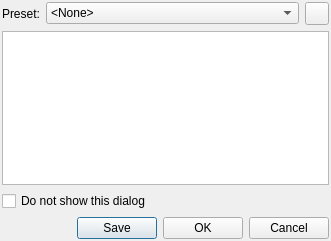
<ui version="4.0" >
 <class>StatusDialogVisualClass</class>
 <widget class="QDialog" name="StatusDialogVisualClass" >
  <property name="geometry" >
   <rect>
    <x>0</x>
    <y>0</y>
    <width>331</width>
    <height>241</height>
   </rect>
  </property>
  <property name="windowTitle" >
   <string>StatusDialog</string>
  </property>
  <layout class="QGridLayout" name="gridLayout" >
   <property name="margin" >
    <number>2</number>
   </property>
   <item row="0" column="0" >
    <layout class="QVBoxLayout" name="verticalLayout" >
     <item>
      <layout class="QHBoxLayout" name="horizontalLayout_2" >
       <item>
        <widget class="QLabel" name="label" >
         <property name="sizePolicy" >
          <sizepolicy vsizetype="Preferred" hsizetype="Fixed" >
           <horstretch>0</horstretch>
           <verstretch>0</verstretch>
          </sizepolicy>
         </property>
         <property name="text" >
          <string>Preset:</string>
         </property>
        </widget>
       </item>
       <item>
        <widget class="QComboBox" name="presetComboBox" >
         <item>
          <property name="text" >
           <string>&lt;None></string>
          </property>
         </item>
        </widget>
       </item>
       <item>
        <widget class="QToolButton" name="delButton" >
         <property name="text" >
          <string/>
         </property>
        </widget>
       </item>
      </layout>
     </item>
     <item>
      <widget class="QPlainTextEdit" name="statusTextEdit" />
     </item>
     <item>
      <widget class="QCheckBox" name="dshowBox" >
       <property name="text" >
        <string>Do not show this dialog</string>
       </property>
      </widget>
     </item>
     <item>
      <layout class="QHBoxLayout" name="horizontalLayout" >
       <item>
        <spacer name="horizontalSpacer" >
         <property name="orientation" >
          <enum>Qt::Horizontal</enum>
         </property>
         <property name="sizeHint" stdset="0" >
          <size>
           <width>40</width>
           <height>20</height>
          </size>
         </property>
        </spacer>
       </item>
       <item>
        <widget class="QPushButton" name="saveButton" >
         <property name="sizePolicy" >
          <sizepolicy vsizetype="Fixed" hsizetype="Preferred" >
           <horstretch>0</horstretch>
           <verstretch>0</verstretch>
          </sizepolicy>
         </property>
         <property name="text" >
          <string>Save</string>
         </property>
        </widget>
       </item>
       <item>
        <widget class="QPushButton" name="okButton" >
         <property name="sizePolicy" >
          <sizepolicy vsizetype="Fixed" hsizetype="Preferred" >
           <horstretch>0</horstretch>
           <verstretch>0</verstretch>
          </sizepolicy>
         </property>
         <property name="text" >
          <string>OK</string>
         </property>
        </widget>
       </item>
       <item>
        <widget class="QPushButton" name="cancelButton" >
         <property name="sizePolicy" >
          <sizepolicy vsizetype="Fixed" hsizetype="Preferred" >
           <horstretch>0</horstretch>
           <verstretch>0</verstretch>
          </sizepolicy>
         </property>
         <property name="text" >
          <string>Cancel</string>
         </property>
        </widget>
       </item>
      </layout>
     </item>
    </layout>
   </item>
  </layout>
 </widget>
 <layoutdefault spacing="6" margin="11" />
 <resources/>
 <connections>
  <connection>
   <sender>okButton</sender>
   <signal>clicked()</signal>
   <receiver>StatusDialogVisualClass</receiver>
   <slot>accept()</slot>
   <hints>
    <hint type="sourcelabel" >
     <x>232</x>
     <y>189</y>
    </hint>
    <hint type="destinationlabel" >
     <x>181</x>
     <y>210</y>
    </hint>
   </hints>
  </connection>
  <connection>
   <sender>cancelButton</sender>
   <signal>clicked()</signal>
   <receiver>StatusDialogVisualClass</receiver>
   <slot>reject()</slot>
   <hints>
    <hint type="sourcelabel" >
     <x>287</x>
     <y>189</y>
    </hint>
    <hint type="destinationlabel" >
     <x>337</x>
     <y>210</y>
    </hint>
   </hints>
  </connection>
 </connections>
</ui>
